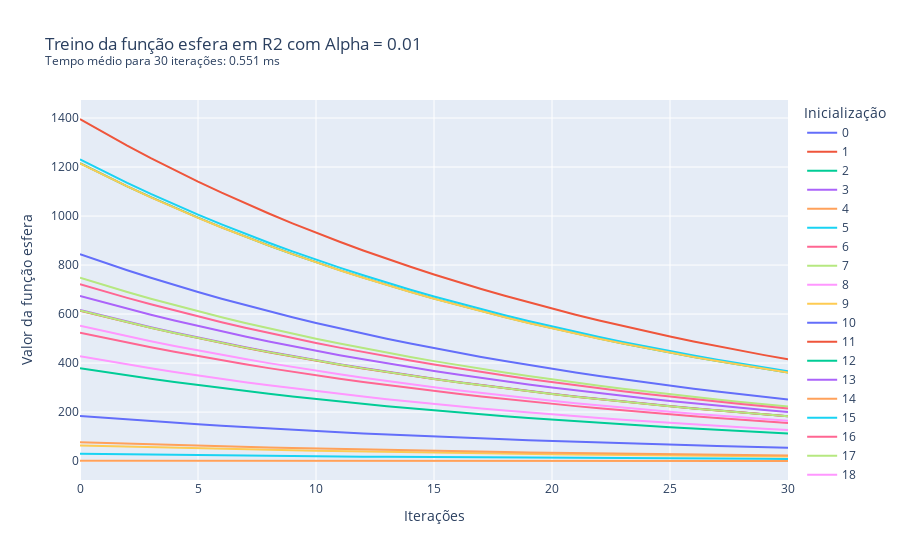

Here is the notebook cell this chart was saved with:
### Markdown cell above
Caso 1.2: $\alpha$ = 0.01, treinamento por 30 iterações

### Code cell
treina_gradiente(1e-2, 2, 'esfera', 30)

### Figure 1 — Plotly figure (JSON) as saved in the notebook; plotly's stock layout.template omitted (floating-point values rounded to 4 significant figures)
{"data": [{"hovertemplate": "variable=0<br>index=%{x}<br>value=%{y}<extra></extra>", "legendgroup": "0", "line": {"color": "#636efa", "dash": "solid"}, "marker": {"symbol": "circle"}, "mode": "lines", "name": "0", "orientation": "v", "showlegend": true, "type": "scatter", "x": [0, 1, 2, 3, 4, 5, 6, 7, 8, 9, 10, 11, 12, 13, 14, 15, 16, 17, 18, 19, 20, 21, 22, 23, 24, 25, 26, 27, 28, 29, 30], "xaxis": "x", "y": [183.6, 176.4, 169.4, 162.7, 156.2, 150.0, 144.1, 138.4, 132.9, 127.6, 122.6, 117.7, 113.1, 108.6, 104.3, 100.2, 96.2, 92.39, 88.73, 85.22, 81.84, 78.6, 75.49, 72.5, 69.63, 66.87, 64.22, 61.68, 59.24, 56.89, 54.64], "yaxis": "y"}, {"hovertemplate": "variable=1<br>index=%{x}<br>value=%{y}<extra></extra>", "legendgroup": "1", "line": {"color": "#EF553B", "dash": "solid"}, "marker": {"symbol": "circle"}, "mode": "lines", "name": "1", "orientation": "v", "showlegend": true, "type": "scatter", "x": [0, 1, 2, 3, 4, 5, 6, 7, 8, 9, 10, 11, 12, 13, 14, 15, 16, 17, 18, 19, 20, 21, 22, 23, 24, 25, 26, 27, 28, 29, 30], "xaxis": "x", "y": [1396.0, 1341.0, 1288.0, 1237.0, 1188.0, 1141.0, 1096.0, 1052.0, 1010.0, 970.4, 932.0, 895.1, 859.7, 825.6, 792.9, 761.5, 731.4, 702.4, 674.6, 647.9, 622.2, 597.6, 573.9, 551.2, 529.4, 508.4, 488.3, 468.9, 450.4, 432.5, 415.4], "yaxis": "y"}, {"hovertemplate": "variable=2<br>index=%{x}<br>value=%{y}<extra></extra>", "legendgroup": "2", "line": {"color": "#00cc96", "dash": "solid"}, "marker": {"symbol": "circle"}, "mode": "lines", "name": "2", "orientation": "v", "showlegend": true, "type": "scatter", "x": [0, 1, 2, 3, 4, 5, 6, 7, 8, 9, 10, 11, 12, 13, 14, 15, 16, 17, 18, 19, 20, 21, 22, 23, 24, 25, 26, 27, 28, 29, 30], "xaxis": "x", "y": [1216.0, 1168.0, 1121.0, 1077.0, 1034.0, 993.3, 954.0, 916.2, 879.9, 845.1, 811.6, 779.5, 748.6, 718.9, 690.5, 663.1, 636.9, 611.6, 587.4, 564.2, 541.8, 520.4, 499.8, 480.0, 461.0, 442.7, 425.2, 408.3, 392.2, 376.6, 361.7], "yaxis": "y"}, {"hovertemplate": "variable=3<br>index=%{x}<br>value=%{y}<extra></extra>", "legendgroup": "3", "line": {"color": "#ab63fa", "dash": "solid"}, "marker": {"symbol": "circle"}, "mode": "lines", "name": "3", "orientation": "v", "showlegend": true, "type": "scatter", "x": [0, 1, 2, 3, 4, 5, 6, 7, 8, 9, 10, 11, 12, 13, 14, 15, 16, 17, 18, 19, 20, 21, 22, 23, 24, 25, 26, 27, 28, 29, 30], "xaxis": "x", "y": [616.6, 592.2, 568.7, 546.2, 524.6, 503.8, 483.9, 464.7, 446.3, 428.6, 411.6, 395.3, 379.7, 364.7, 350.2, 336.3, 323.0, 310.2, 297.9, 286.1, 274.8, 263.9, 253.5, 243.4, 233.8, 224.5, 215.7, 207.1, 198.9, 191.0, 183.5], "yaxis": "y"}, {"hovertemplate": "variable=4<br>index=%{x}<br>value=%{y}<extra></extra>", "legendgroup": "4", "line": {"color": "#FFA15A", "dash": "solid"}, "marker": {"symbol": "circle"}, "mode": "lines", "name": "4", "orientation": "v", "showlegend": true, "type": "scatter", "x": [0, 1, 2, 3, 4, 5, 6, 7, 8, 9, 10, 11, 12, 13, 14, 15, 16, 17, 18, 19, 20, 21, 22, 23, 24, 25, 26, 27, 28, 29, 30], "xaxis": "x", "y": [1.426, 1.369, 1.315, 1.263, 1.213, 1.165, 1.119, 1.074, 1.032, 0.991, 0.9518, 0.9141, 0.8779, 0.8431, 0.8098, 0.7777, 0.7469, 0.7173, 0.6889, 0.6616, 0.6354, 0.6103, 0.5861, 0.5629, 0.5406, 0.5192, 0.4986, 0.4789, 0.4599, 0.4417, 0.4242], "yaxis": "y"}, {"hovertemplate": "variable=5<br>index=%{x}<br>value=%{y}<extra></extra>", "legendgroup": "5", "line": {"color": "#19d3f3", "dash": "solid"}, "marker": {"symbol": "circle"}, "mode": "lines", "name": "5", "orientation": "v", "showlegend": true, "type": "scatter", "x": [0, 1, 2, 3, 4, 5, 6, 7, 8, 9, 10, 11, 12, 13, 14, 15, 16, 17, 18, 19, 20, 21, 22, 23, 24, 25, 26, 27, 28, 29, 30], "xaxis": "x", "y": [29.56, 28.39, 27.27, 26.19, 25.15, 24.15, 23.2, 22.28, 21.4, 20.55, 19.74, 18.95, 18.2, 17.48, 16.79, 16.13, 15.49, 14.87, 14.29, 13.72, 13.18, 12.65, 12.15, 11.67, 11.21, 10.77, 10.34, 9.93, 9.537, 9.159, 8.796], "yaxis": "y"}, {"hovertemplate": "variable=6<br>index=%{x}<br>value=%{y}<extra></extra>", "legendgroup": "6", "line": {"color": "#FF6692", "dash": "solid"}, "marker": {"symbol": "circle"}, "mode": "lines", "name": "6", "orientation": "v", "showlegend": true, "type": "scatter", "x": [0, 1, 2, 3, 4, 5, 6, 7, 8, 9, 10, 11, 12, 13, 14, 15, 16, 17, 18, 19, 20, 21, 22, 23, 24, 25, 26, 27, 28, 29, 30], "xaxis": "x", "y": [524.2, 503.4, 483.5, 464.3, 446.0, 428.3, 411.3, 395.0, 379.4, 364.4, 350.0, 336.1, 322.8, 310.0, 297.7, 285.9, 274.6, 263.7, 253.3, 243.3, 233.6, 224.4, 215.5, 207.0, 198.8, 190.9, 183.3, 176.1, 169.1, 162.4, 156.0], "yaxis": "y"}, {"hovertemplate": "variable=7<br>index=%{x}<br>value=%{y}<extra></extra>", "legendgroup": "7", "line": {"color": "#B6E880", "dash": "solid"}, "marker": {"symbol": "circle"}, "mode": "lines", "name": "7", "orientation": "v", "showlegend": true, "type": "scatter", "x": [0, 1, 2, 3, 4, 5, 6, 7, 8, 9, 10, 11, 12, 13, 14, 15, 16, 17, 18, 19, 20, 21, 22, 23, 24, 25, 26, 27, 28, 29, 30], "xaxis": "x", "y": [748.0, 718.3, 689.9, 662.6, 636.3, 611.1, 586.9, 563.7, 541.4, 519.9, 499.3, 479.6, 460.6, 442.3, 424.8, 408.0, 391.8, 376.3, 361.4, 347.1, 333.4, 320.2, 307.5, 295.3, 283.6, 272.4, 261.6, 251.2, 241.3, 231.7, 222.6], "yaxis": "y"}, {"hovertemplate": "variable=8<br>index=%{x}<br>value=%{y}<extra></extra>", "legendgroup": "8", "line": {"color": "#FF97FF", "dash": "solid"}, "marker": {"symbol": "circle"}, "mode": "lines", "name": "8", "orientation": "v", "showlegend": true, "type": "scatter", "x": [0, 1, 2, 3, 4, 5, 6, 7, 8, 9, 10, 11, 12, 13, 14, 15, 16, 17, 18, 19, 20, 21, 22, 23, 24, 25, 26, 27, 28, 29, 30], "xaxis": "x", "y": [552.4, 530.5, 509.5, 489.3, 470.0, 451.4, 433.5, 416.3, 399.8, 384.0, 368.8, 354.2, 340.2, 326.7, 313.8, 301.3, 289.4, 277.9, 266.9, 256.4, 246.2, 236.5, 227.1, 218.1, 209.5, 201.2, 193.2, 185.6, 178.2, 171.1, 164.4], "yaxis": "y"}, {"hovertemplate": "variable=9<br>index=%{x}<br>value=%{y}<extra></extra>", "legendgroup": "9", "line": {"color": "#FECB52", "dash": "solid"}, "marker": {"symbol": "circle"}, "mode": "lines", "name": "9", "orientation": "v", "showlegend": true, "type": "scatter", "x": [0, 1, 2, 3, 4, 5, 6, 7, 8, 9, 10, 11, 12, 13, 14, 15, 16, 17, 18, 19, 20, 21, 22, 23, 24, 25, 26, 27, 28, 29, 30], "xaxis": "x", "y": [63.57, 61.05, 58.63, 56.31, 54.08, 51.94, 49.88, 47.91, 46.01, 44.19, 42.44, 40.76, 39.14, 37.59, 36.11, 34.68, 33.3, 31.98, 30.72, 29.5, 28.33, 27.21, 26.13, 25.1, 24.1, 23.15, 22.23, 21.35, 20.51, 19.69, 18.92], "yaxis": "y"}, {"hovertemplate": "variable=10<br>index=%{x}<br>value=%{y}<extra></extra>", "legendgroup": "10", "line": {"color": "#636efa", "dash": "solid"}, "marker": {"symbol": "circle"}, "mode": "lines", "name": "10", "orientation": "v", "showlegend": true, "type": "scatter", "x": [0, 1, 2, 3, 4, 5, 6, 7, 8, 9, 10, 11, 12, 13, 14, 15, 16, 17, 18, 19, 20, 21, 22, 23, 24, 25, 26, 27, 28, 29, 30], "xaxis": "x", "y": [844.5, 811.1, 779.0, 748.1, 718.5, 690.0, 662.7, 636.5, 611.3, 587.1, 563.8, 541.5, 520.0, 499.5, 479.7, 460.7, 442.4, 424.9, 408.1, 391.9, 376.4, 361.5, 347.2, 333.4, 320.2, 307.6, 295.4, 283.7, 272.4, 261.7, 251.3], "yaxis": "y"}, {"hovertemplate": "variable=11<br>index=%{x}<br>value=%{y}<extra></extra>", "legendgroup": "11", "line": {"color": "#EF553B", "dash": "solid"}, "marker": {"symbol": "circle"}, "mode": "lines", "name": "11", "orientation": "v", "showlegend": true, "type": "scatter", "x": [0, 1, 2, 3, 4, 5, 6, 7, 8, 9, 10, 11, 12, 13, 14, 15, 16, 17, 18, 19, 20, 21, 22, 23, 24, 25, 26, 27, 28, 29, 30], "xaxis": "x", "y": [613.8, 589.5, 566.1, 543.7, 522.2, 501.5, 481.6, 462.6, 444.3, 426.7, 409.8, 393.5, 378.0, 363.0, 348.6, 334.8, 321.6, 308.8, 296.6, 284.8, 273.6, 262.7, 252.3, 242.3, 232.7, 223.5, 214.7, 206.2, 198.0, 190.2, 182.6], "yaxis": "y"}, {"hovertemplate": "variable=12<br>index=%{x}<br>value=%{y}<extra></extra>", "legendgroup": "12", "line": {"color": "#00cc96", "dash": "solid"}, "marker": {"symbol": "circle"}, "mode": "lines", "name": "12", "orientation": "v", "showlegend": true, "type": "scatter", "x": [0, 1, 2, 3, 4, 5, 6, 7, 8, 9, 10, 11, 12, 13, 14, 15, 16, 17, 18, 19, 20, 21, 22, 23, 24, 25, 26, 27, 28, 29, 30], "xaxis": "x", "y": [379.2, 364.2, 349.8, 335.9, 322.6, 309.9, 297.6, 285.8, 274.5, 263.6, 253.2, 243.1, 233.5, 224.3, 215.4, 206.9, 198.7, 190.8, 183.2, 176.0, 169.0, 162.3, 155.9, 149.7, 143.8, 138.1, 132.6, 127.4, 122.3, 117.5, 112.8], "yaxis": "y"}, {"hovertemplate": "variable=13<br>index=%{x}<br>value=%{y}<extra></extra>", "legendgroup": "13", "line": {"color": "#ab63fa", "dash": "solid"}, "marker": {"symbol": "circle"}, "mode": "lines", "name": "13", "orientation": "v", "showlegend": true, "type": "scatter", "x": [0, 1, 2, 3, 4, 5, 6, 7, 8, 9, 10, 11, 12, 13, 14, 15, 16, 17, 18, 19, 20, 21, 22, 23, 24, 25, 26, 27, 28, 29, 30], "xaxis": "x", "y": [674.3, 647.6, 622.0, 597.3, 573.7, 551.0, 529.2, 508.2, 488.1, 468.7, 450.2, 432.4, 415.2, 398.8, 383.0, 367.8, 353.3, 339.3, 325.8, 312.9, 300.5, 288.6, 277.2, 266.2, 255.7, 245.6, 235.8, 226.5, 217.5, 208.9, 200.6], "yaxis": "y"}, {"hovertemplate": "variable=14<br>index=%{x}<br>value=%{y}<extra></extra>", "legendgroup": "14", "line": {"color": "#FFA15A", "dash": "solid"}, "marker": {"symbol": "circle"}, "mode": "lines", "name": "14", "orientation": "v", "showlegend": true, "type": "scatter", "x": [0, 1, 2, 3, 4, 5, 6, 7, 8, 9, 10, 11, 12, 13, 14, 15, 16, 17, 18, 19, 20, 21, 22, 23, 24, 25, 26, 27, 28, 29, 30], "xaxis": "x", "y": [76.54, 73.51, 70.6, 67.8, 65.12, 62.54, 60.06, 57.69, 55.4, 53.21, 51.1, 49.08, 47.13, 45.27, 43.47, 41.75, 40.1, 38.51, 36.99, 35.52, 34.12, 32.76, 31.47, 30.22, 29.02, 27.87, 26.77, 25.71, 24.69, 23.71, 22.78], "yaxis": "y"}, {"hovertemplate": "variable=15<br>index=%{x}<br>value=%{y}<extra></extra>", "legendgroup": "15", "line": {"color": "#19d3f3", "dash": "solid"}, "marker": {"symbol": "circle"}, "mode": "lines", "name": "15", "orientation": "v", "showlegend": true, "type": "scatter", "x": [0, 1, 2, 3, 4, 5, 6, 7, 8, 9, 10, 11, 12, 13, 14, 15, 16, 17, 18, 19, 20, 21, 22, 23, 24, 25, 26, 27, 28, 29, 30], "xaxis": "x", "y": [1231.0, 1182.0, 1136.0, 1091.0, 1047.0, 1006.0, 966.1, 927.9, 891.1, 855.8, 821.9, 789.4, 758.1, 728.1, 699.3, 671.6, 645.0, 619.4, 594.9, 571.4, 548.7, 527.0, 506.1, 486.1, 466.8, 448.4, 430.6, 413.5, 397.2, 381.4, 366.3], "yaxis": "y"}, {"hovertemplate": "variable=16<br>index=%{x}<br>value=%{y}<extra></extra>", "legendgroup": "16", "line": {"color": "#FF6692", "dash": "solid"}, "marker": {"symbol": "circle"}, "mode": "lines", "name": "16", "orientation": "v", "showlegend": true, "type": "scatter", "x": [0, 1, 2, 3, 4, 5, 6, 7, 8, 9, 10, 11, 12, 13, 14, 15, 16, 17, 18, 19, 20, 21, 22, 23, 24, 25, 26, 27, 28, 29, 30], "xaxis": "x", "y": [722.2, 693.6, 666.2, 639.8, 614.4, 590.1, 566.7, 544.3, 522.7, 502.0, 482.2, 463.1, 444.7, 427.1, 410.2, 394.0, 378.4, 363.4, 349.0, 335.2, 321.9, 309.1, 296.9, 285.1, 273.9, 263.0, 252.6, 242.6, 233.0, 223.8, 214.9], "yaxis": "y"}, {"hovertemplate": "variable=17<br>index=%{x}<br>value=%{y}<extra></extra>", "legendgroup": "17", "line": {"color": "#B6E880", "dash": "solid"}, "marker": {"symbol": "circle"}, "mode": "lines", "name": "17", "orientation": "v", "showlegend": true, "type": "scatter", "x": [0, 1, 2, 3, 4, 5, 6, 7, 8, 9, 10, 11, 12, 13, 14, 15, 16, 17, 18, 19, 20, 21, 22, 23, 24, 25, 26, 27, 28, 29, 30], "xaxis": "x", "y": [614.5, 590.2, 566.8, 544.4, 522.8, 502.1, 482.2, 463.1, 444.8, 427.2, 410.3, 394.0, 378.4, 363.4, 349.0, 335.2, 321.9, 309.2, 297.0, 285.2, 273.9, 263.1, 252.6, 242.6, 233.0, 223.8, 214.9, 206.4, 198.2, 190.4, 182.9], "yaxis": "y"}, {"hovertemplate": "variable=18<br>index=%{x}<br>value=%{y}<extra></extra>", "legendgroup": "18", "line": {"color": "#FF97FF", "dash": "solid"}, "marker": {"symbol": "circle"}, "mode": "lines", "name": "18", "orientation": "v", "showlegend": true, "type": "scatter", "x": [0, 1, 2, 3, 4, 5, 6, 7, 8, 9, 10, 11, 12, 13, 14, 15, 16, 17, 18, 19, 20, 21, 22, 23, 24, 25, 26, 27, 28, 29, 30], "xaxis": "x", "y": [427.5, 410.6, 394.3, 378.7, 363.7, 349.3, 335.5, 322.2, 309.4, 297.2, 285.4, 274.1, 263.2, 252.8, 242.8, 233.2, 224.0, 215.1, 206.6, 198.4, 190.5, 183.0, 175.7, 168.8, 162.1, 155.7, 149.5, 143.6, 137.9, 132.4, 127.2], "yaxis": "y"}, {"hovertemplate": "variable=19<br>index=%{x}<br>value=%{y}<extra></extra>", "legendgroup": "19", "line": {"color": "#FECB52", "dash": "solid"}, "marker": {"symbol": "circle"}, "mode": "lines", "name": "19", "orientation": "v", "showlegend": true, "type": "scatter", "x": [0, 1, 2, 3, 4, 5, 6, 7, 8, 9, 10, 11, 12, 13, 14, 15, 16, 17, 18, 19, 20, 21, 22, 23, 24, 25, 26, 27, 28, 29, 30], "xaxis": "x", "y": [1215.0, 1167.0, 1121.0, 1076.0, 1034.0, 992.8, 953.5, 915.7, 879.5, 844.6, 811.2, 779.1, 748.2, 718.6, 690.1, 662.8, 636.5, 611.3, 587.1, 563.9, 541.6, 520.1, 499.5, 479.7, 460.7, 442.5, 425.0, 408.1, 392.0, 376.5, 361.5], "yaxis": "y"}], "layout": {"legend": {"title": {"text": "Inicialização"}, "tracegroupgap": 0}, "title": {"text": "Treino da função esfera em R2 com Alpha = 0.01<br><sup>Tempo médio para 30 iterações: 0.551 ms</sup>"}, "xaxis": {"anchor": "y", "domain": [0, 1], "title": {"text": "Iterações"}}, "yaxis": {"anchor": "x", "domain": [0, 1], "title": {"text": "Valor da função esfera"}}}}
